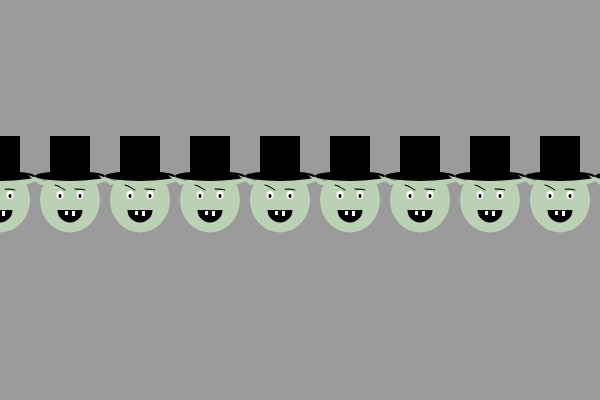
Frame 1 (no input)
Frame 60 (no input): identical to frame 1, image omitted
Frame 120 (the mouse pressed at the canvas centre since frame 60): identical to frame 1, image omitted

The p5.js sketch that drew this single still picture (run headless with seeded random() and noise() and a simulated clock; from frame 60 on, the mouse is pressed at the canvas centre):

// p5.js sketch
// ── sketch.js
function setup() {
  createCanvas(600, 400);

}

function draw() {
  background(155)
  for(var x = 0; x < width + 70; x += 70){
  ghoul(x - 300, 0);
  

  }
  

}



function ghoul(x, y) {

  push();
  translate(x, y);
  
  
  noStroke();
  fill(186, 209, 180);
  ellipse(width / 2, height / 2, 60, 65);

  //head

  noStroke();
  fill(255);
  ellipse(290, 195, 7, 8);

  noStroke();
  fill(255);
  ellipse(310, 195, 7, 8);

  // eye whites


  noStroke();
  fill(0);
  ellipse(290, 196, 3, 4);

  noStroke();
  fill(0);
  ellipse(310, 196, 3, 4);

  //pupils

  stroke(0);
  curve(275, 190, 285, 185, 295, 190, 300, 190);

  stroke(0);
  curve(295, 189, 305, 189, 315, 190, 310, 195);

  //eyebrows


  fill(0);
  noStroke();
  arc(300, 210, 25, 25, 0, PI, HALF_PI + PI);

  //mouth

  fill(255);
  rect(302, 211, 3, 5);

  fill(255);
  rect(295, 211, 3, 4);

  //teeth

  fill(0);
  ellipse(width / 2, 176, 70, 10)

  fill(0);
  rect(280, 136, 40, 40)

  //hat


  fill(186, 209, 180);
  triangle(258, 175, 280, 183, 270, 185);
  triangle(345, 178, 320, 180, 325, 185);

  pop();
  //ears
  
}
















  
